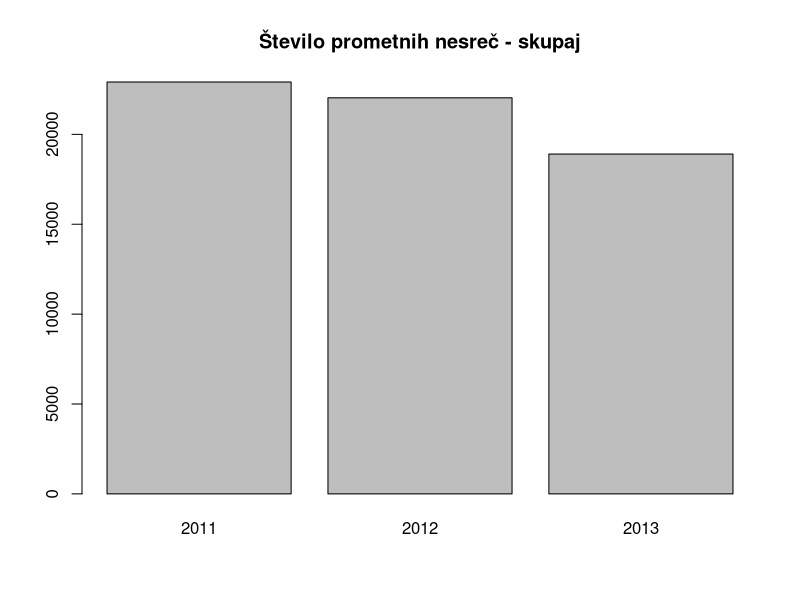
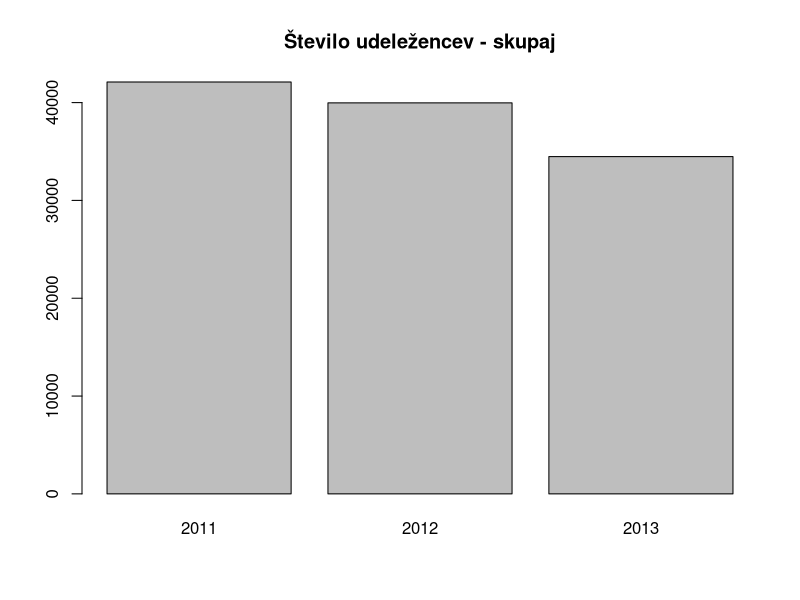

Here is the R script that generated these plots, in order:
# prvi graf

skupajn <- c(22913, 22035,18904)
pdf("skupajnesrece.pdf", paper = "a4")
barplot(skupajn, main = "Število prometnih nesreč - skupaj", names.arg = c("2011","2012","2013"))
dev.off()

#drugi graf

steviloud <- c(42105,39971,34481)
pdf("steviloudelezencev.pdf", paper = "a4")
barplot(steviloud, main = "Število udeležencev - skupaj", names.arg = c("2011","2012","2013"))
dev.off()